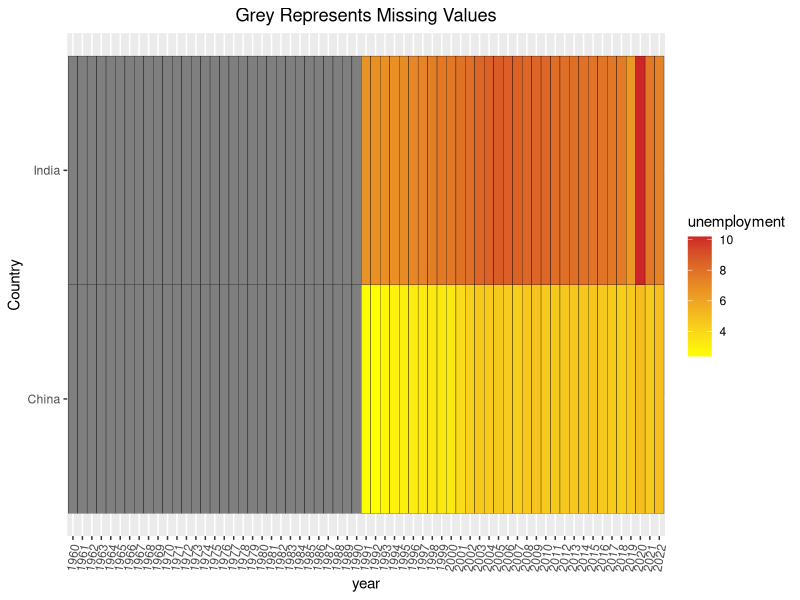
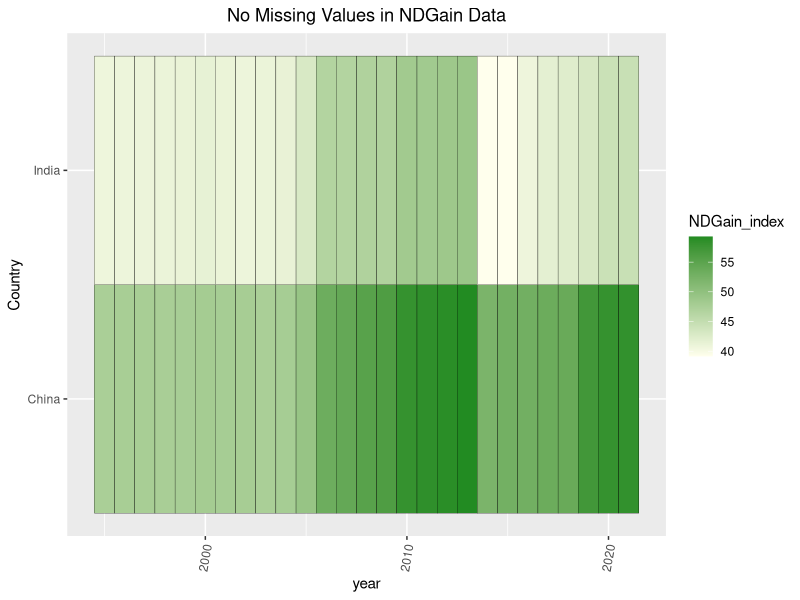
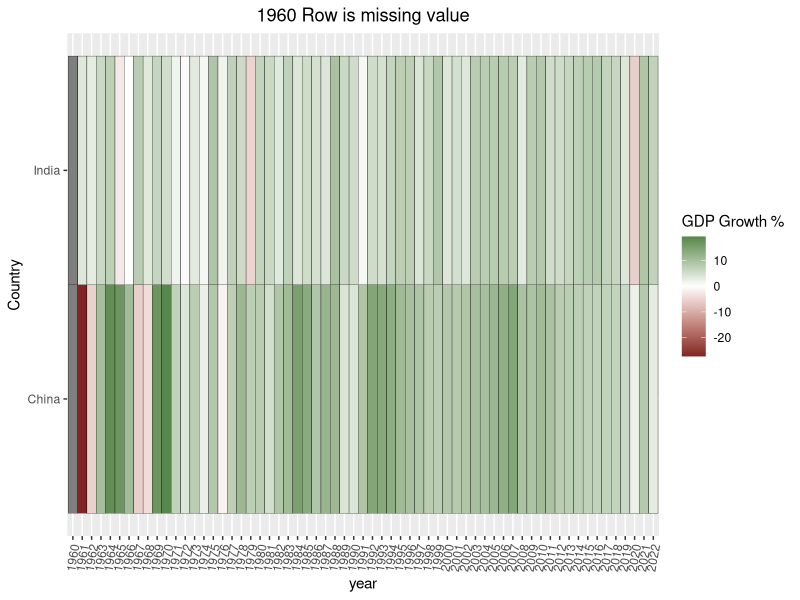

R code for these plots, in order:
## ---- chunk 1
library(tidyr)
library(tidyverse)
library(ggplot2)
library(dplyr)
library(scales)

unemployment = read.csv("unemployment.csv")
chinaindia = unemployment[((unemployment$`Country.Name` == 'China')| (unemployment$`Country.Name` == 'India')) , ]
L = pivot_longer(chinaindia,cols='X1960':'X2022', names_to = "year", values_to = "unemployment")
L$year<-gsub("X","",as.character(L$year))
#L$year <- as.integer(L$year)

final = L[c("Country.Name", "Indicator.Name", "year", "unemployment")]
final = final %>% rename(Country = `Country.Name`)
## ---- chunk 2
ggplot(final, aes(year,Country, fill = unemployment)) +
  geom_tile(color = "Black") +
  theme(axis.text.x = element_text(angle = 80, vjust=0.5))+
  ggtitle("Grey Represents Missing Values")+
  scale_fill_continuous(low = "yellow", high = "firebrick3")+
  theme(plot.title = element_text(hjust = 0.5))
## ---- chunk 3
library(tidyr)
library(tidyverse)
library(ggplot2)

gain = read.csv("gain.csv")

chinaindiaclimate = gain[((gain$Name == 'China')| (gain$Name == 'India')) , ]
ciclonger = pivot_longer(chinaindiaclimate,cols='X1995':'X2021', names_to = "year", values_to = "NDGain_index")
ciclonger$year<-gsub("X","",as.character(ciclonger$year))
ciclonger$year <- as.integer(ciclonger$year)

finalcic = ciclonger[c("Name", "year", "NDGain_index")]
finalcic = finalcic %>% rename(Country = Name)
## ---- chunk 4
ggplot(finalcic, aes(year,Country, fill = NDGain_index)) +
  geom_tile(color = "Black") +
  theme(axis.text.x = element_text(angle = 80, vjust=0.5))+
  ggtitle("No Missing Values in NDGain Data")+
  scale_fill_continuous(low = "#FFFFED", high = "#228B22")+
  theme(plot.title = element_text(hjust = 0.5))

## ---- chunk 5
library(tidyr)
library(tidyverse)
library(ggplot2)

GDP = read.csv("GDP.csv")
chinaindia = GDP[((GDP$`Country.Name` == 'China')| (GDP$`Country.Name` == 'India')) , ]
L = pivot_longer(chinaindia,cols='X1960':'X2022', names_to = "year", values_to = "GDP Growth %")

L$year<-gsub("X","",as.character(L$year))
#L$year <- as.integer(L$year)

final = L[c("Country.Name", "Indicator.Name", "year", "GDP Growth %")]
final = final %>% rename(Country = `Country.Name`)


## ---- chunk 6

ggplot(final, aes(year,Country, fill = `GDP Growth %`)) +
  geom_tile(color = "Black") +
  theme(axis.text.x = element_text(angle = 80, vjust=0.5))+
  ggtitle("1960 Row is missing value")+ 
  scale_fill_gradient2(
    low = muted("red"),
    mid = "white",
    high = muted("green"),
    midpoint = 0
  )+
  theme(plot.title = element_text(hjust = 0.5))
